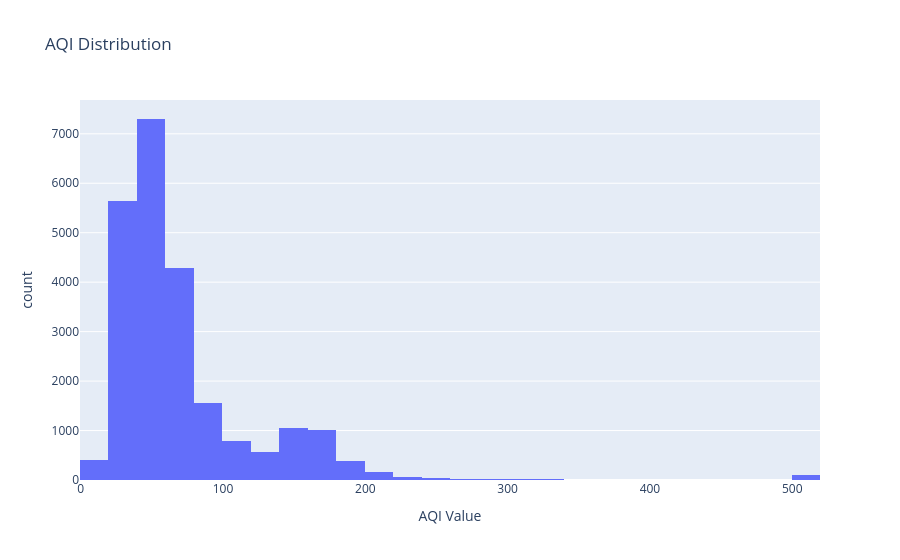

Notebook code for this chart:
### Code cell
# 3. HISTOGRAM
# =======================================================

fig = px.histogram(
    df,
    x="AQI Value",
    title="AQI Distribution",
    nbins=30
)

fig.show()

### Figure 1 — Plotly figure (JSON) as saved in the notebook; plotly's stock layout.template omitted (floating-point values rounded to 4 significant figures; data arrays with more than 128 entries replaced by an {"elided": "..."} marker saying what was removed)
{"data": [{"bingroup": "x", "hovertemplate": "AQI Value=%{x}<br>count=%{y}<extra></extra>", "legendgroup": "", "marker": {"color": "#636efa", "pattern": {"shape": ""}}, "name": "", "nbinsx": 30, "orientation": "v", "showlegend": false, "type": "histogram", "x": {"elided": "23463 int values"}, "xaxis": "x", "yaxis": "y"}], "layout": {"barmode": "relative", "legend": {"tracegroupgap": 0}, "title": {"text": "AQI Distribution"}, "xaxis": {"anchor": "y", "domain": [0, 1], "title": {"text": "AQI Value"}}, "yaxis": {"anchor": "x", "domain": [0, 1], "title": {"text": "count"}}}}
